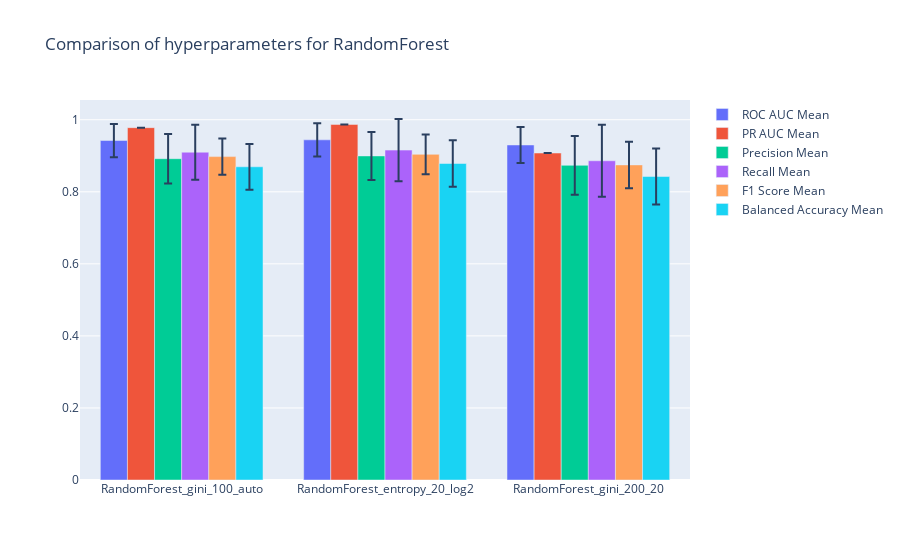

Write notebook code for a chart like this one.
### Markdown cell above
# Plotly Graphs with Error Bar for `std`

### Code cell
mean_columns = [_ for _ in df.columns if "Mean" in _]
mean_values = df[mean_columns]
std_columns = [_ for _ in df.columns if "Std" in _]
std_values = df[std_columns]

res = []
for col, col2 in zip(mean_columns, std_columns):
    res.append(
        go.Bar(
            x=df.index.values.tolist(),
            y=mean_values[col].values.tolist(),
            name=col,
            hoverinfo='name+y',
            error_y=dict(type='data', array=std_values[col2].values.tolist()),
        )
    )

layout = go.Layout(barmode='group', title="Comparison of hyperparameters for RandomForest")
fig = go.Figure(data=res, layout=layout)
fig.show()

### Figure 1 — Plotly figure (JSON) as saved in the notebook; plotly's stock layout.template omitted (floating-point values rounded to 4 significant figures)
{"data": [{"error_y": {"array": [0.0461, 0.04635, 0.04985], "type": "data"}, "hoverinfo": "name+y", "name": "ROC AUC Mean", "type": "bar", "x": ["RandomForest_gini_100_auto", "RandomForest_entropy_20_log2", "RandomForest_gini_200_20"], "y": [0.9423, 0.9442, 0.9299]}, {"error_y": {"array": [0, 0, 0], "type": "data"}, "hoverinfo": "name+y", "name": "PR AUC Mean", "type": "bar", "x": ["RandomForest_gini_100_auto", "RandomForest_entropy_20_log2", "RandomForest_gini_200_20"], "y": [0.978, 0.987, 0.9076]}, {"error_y": {"array": [0.06853, 0.06675, 0.08132], "type": "data"}, "hoverinfo": "name+y", "name": "Precision Mean", "type": "bar", "x": ["RandomForest_gini_100_auto", "RandomForest_entropy_20_log2", "RandomForest_gini_200_20"], "y": [0.8918, 0.8995, 0.8734]}, {"error_y": {"array": [0.07621, 0.08633, 0.09983], "type": "data"}, "hoverinfo": "name+y", "name": "Recall Mean", "type": "bar", "x": ["RandomForest_gini_100_auto", "RandomForest_entropy_20_log2", "RandomForest_gini_200_20"], "y": [0.9099, 0.9157, 0.8861]}, {"error_y": {"array": [0.05041, 0.05511, 0.06457], "type": "data"}, "hoverinfo": "name+y", "name": "F1 Score Mean", "type": "bar", "x": ["RandomForest_gini_100_auto", "RandomForest_entropy_20_log2", "RandomForest_gini_200_20"], "y": [0.8977, 0.904, 0.8746]}, {"error_y": {"array": [0.06352, 0.06475, 0.07789], "type": "data"}, "hoverinfo": "name+y", "name": "Balanced Accuracy Mean", "type": "bar", "x": ["RandomForest_gini_100_auto", "RandomForest_entropy_20_log2", "RandomForest_gini_200_20"], "y": [0.8694, 0.8785, 0.8424]}], "layout": {"barmode": "group", "title": {"text": "Comparison of hyperparameters for RandomForest"}}}
